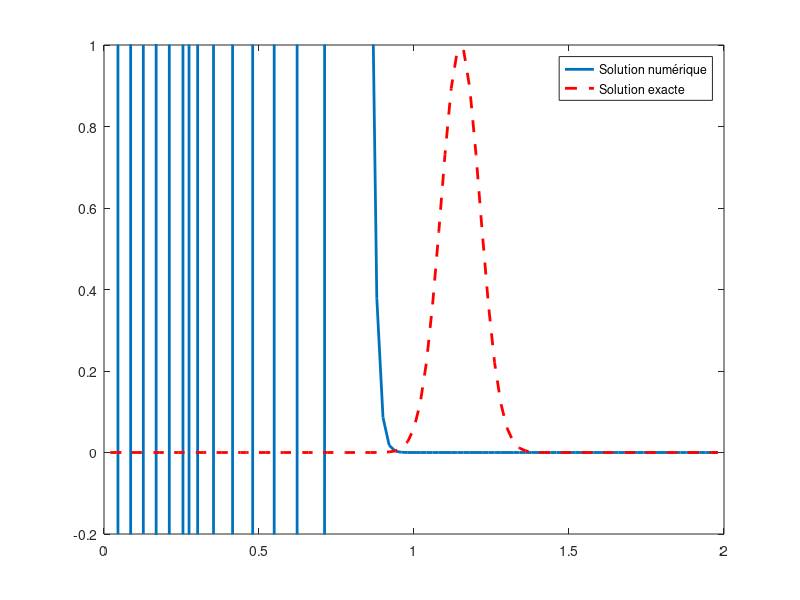

Here is the MATLAB script that generated this plot:
% Définition des paramètres
a = 0;
b = 2;
beta = 1;
M = 99;
k = 0.05;
T = 1;
N = T/k;

% Calcul du pas h
h = (b - a) / (M + 1);

% Initialisation de x et U(0)
x = linspace(a + h, b - h, M)';
U0 = exp(-5 * (5 * x - 1) .^ 2);

% Préallocation de U pour stocker l'historique des solutions
U = zeros(M, N);
U(:,1) = U0; % La première colonne est U0

p = 1/2-beta * k / (2*h);
q = 1/2+beta * k / (2*h);

% Création d'une matrice carrée MxM remplie de zéros
A = zeros(M, M);

% Remplissage de la diagonale supérieure avec p
for i = 1:M-1
    A(i, i+1) = p;
end

% Remplissage de la diagonale inférieure avec q
for i = 2:M
    A(i, i-1) = q;
end

%initialisation de la condition au limite
Uborder = zeros(N, 1);
Uborder(1,1) = exp(-5 * (5 * (b) - 1) .^ 2);

% Initialisation de la figure pour l'affichage dynamique
figure;
% Tracer la solution numérique initiale
hPlot = plot(x, U(:, 1), 'LineWidth', 2);
hold on; % Maintenir la figure pour les tracés additionnels
% Tracer la solution exacte initiale (sera mise à jour dans la boucle)
hExactPlot = plot(x, U0, 'r--', 'LineWidth', 2); % en rouge pointillé pour la solution exacte
ylim([-0.2 1]);

for n = 2:N
    Uborder(n, 1) = -beta*k/h*(Uborder(n-1, 1) - U(M, n-1)) + k*Uborder(n-1, 1);

    % La colonne précédente représente UOLD
    UOLD = U(:, n-1);

    % Calcul de UNEW en utilisant la matrice A et UOLD
    UNEW = A * UOLD;
    UNEW(M) = UNEW(M) - p*Uborder(n-1, 1);

    % Mise à jour de la matrice U avec les nouvelles valeurs
    U(:, n) = UNEW;

    % Mise à jour du tracé de la solution numérique
    set(hPlot, 'YData', U(:, n));

    % Calcul de la solution exacte à l'instant t
    xExact = x - beta*k*(n-1);
    UExact = exp(-5 * (5 * xExact - 1) .^ 2);

    % Mise à jour du tracé de la solution exacte
    set(hExactPlot, 'XData', x, 'YData', UExact);

    drawnow;
    pause(0.02);
end

legend([hPlot, hExactPlot], 'Solution numérique', 'Solution exacte'); % Ajouter une légende
hold off; % Fin du maintien de la figure